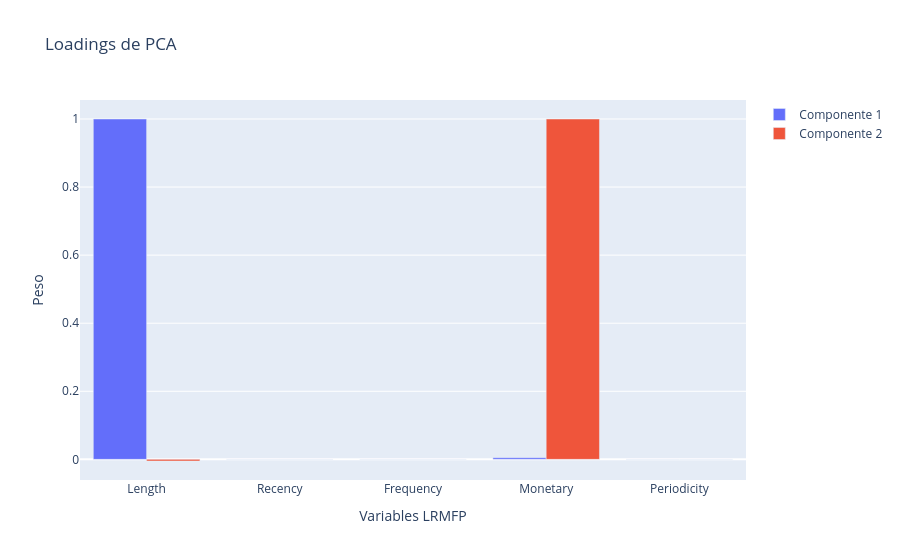

The notebook cell saved with this chart:
### Code cell
import plotly.graph_objects as go

fig = go.Figure()

# Componente 1
fig.add_trace(go.Bar(x=features, y=loadings[0], name="Componente 1"))

# Componente 2
fig.add_trace(go.Bar(x=features, y=loadings[1], name="Componente 2"))

fig.update_layout(title="Loadings de PCA", xaxis_title="Variables LRMFP", yaxis_title="Peso", barmode="group")

fig.show()

### Figure 1 — Plotly figure (JSON) as saved in the notebook; plotly's stock layout.template omitted (floating-point values rounded to 4 significant figures)
{"data": [{"name": "Componente 1", "type": "bar", "x": ["Length", "Recency", "Frequency", "Monetary", "Periodicity"], "y": [1.0, -0.0, -0.0, 0.004822, -0.0]}, {"name": "Componente 2", "type": "bar", "x": ["Length", "Recency", "Frequency", "Monetary", "Periodicity"], "y": [-0.004822, -2.22e-16, 0.0, 1.0, -0.0]}], "layout": {"barmode": "group", "title": {"text": "Loadings de PCA"}, "xaxis": {"title": {"text": "Variables LRMFP"}}, "yaxis": {"title": {"text": "Peso"}}}}
